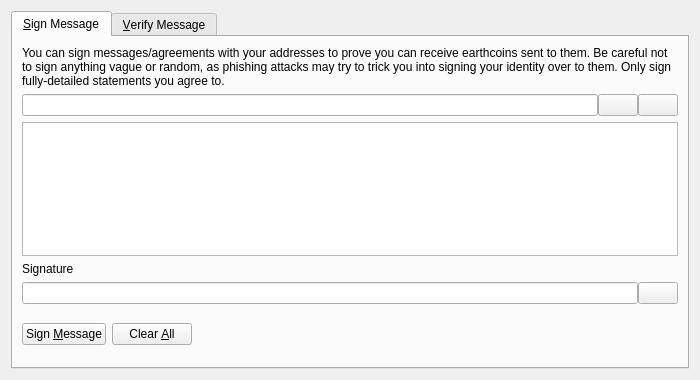
<?xml version="1.0" encoding="UTF-8"?>
<ui version="4.0">
 <class>SignVerifyMessageDialog</class>
 <widget class="QDialog" name="SignVerifyMessageDialog">
  <property name="geometry">
   <rect>
    <x>0</x>
    <y>0</y>
    <width>700</width>
    <height>380</height>
   </rect>
  </property>
  <property name="windowTitle">
   <string>Signatures - Sign / Verify a Message</string>
  </property>
  <property name="modal">
   <bool>true</bool>
  </property>
  <layout class="QVBoxLayout" name="verticalLayout">
   <item>
    <widget class="QTabWidget" name="tabWidget">
     <property name="currentIndex">
      <number>0</number>
     </property>
     <widget class="QWidget" name="tabSignMessage">
      <attribute name="title">
       <string>&amp;Sign Message</string>
      </attribute>
      <layout class="QVBoxLayout" name="verticalLayout_SM">
       <item>
        <widget class="QLabel" name="infoLabel_SM">
         <property name="text">
          <string>You can sign messages/agreements with your addresses to prove you can receive earthcoins sent to them. Be careful not to sign anything vague or random, as phishing attacks may try to trick you into signing your identity over to them. Only sign fully-detailed statements you agree to.</string>
         </property>
         <property name="textFormat">
          <enum>Qt::PlainText</enum>
         </property>
         <property name="wordWrap">
          <bool>true</bool>
         </property>
        </widget>
       </item>
       <item>
        <layout class="QHBoxLayout" name="horizontalLayout_1_SM">
         <property name="spacing">
          <number>0</number>
         </property>
         <item>
          <widget class="QValidatedLineEdit" name="addressIn_SM">
           <property name="toolTip">
            <string>The Earthcoin address to sign the message with</string>
           </property>
          </widget>
         </item>
         <item>
          <widget class="QPushButton" name="addressBookButton_SM">
           <property name="toolTip">
            <string>Choose previously used address</string>
           </property>
           <property name="text">
            <string/>
           </property>
           <property name="icon">
            <iconset resource="../bitcoin.qrc">
             <normaloff>:/icons/address-book</normaloff>:/icons/address-book</iconset>
           </property>
           <property name="shortcut">
            <string>Alt+A</string>
           </property>
           <property name="autoDefault">
            <bool>false</bool>
           </property>
          </widget>
         </item>
         <item>
          <widget class="QPushButton" name="pasteButton_SM">
           <property name="toolTip">
            <string>Paste address from clipboard</string>
           </property>
           <property name="text">
            <string/>
           </property>
           <property name="icon">
            <iconset resource="../bitcoin.qrc">
             <normaloff>:/icons/editpaste</normaloff>:/icons/editpaste</iconset>
           </property>
           <property name="shortcut">
            <string>Alt+P</string>
           </property>
           <property name="autoDefault">
            <bool>false</bool>
           </property>
          </widget>
         </item>
        </layout>
       </item>
       <item>
        <widget class="QPlainTextEdit" name="messageIn_SM">
         <property name="toolTip">
          <string>Enter the message you want to sign here</string>
         </property>
        </widget>
       </item>
       <item>
        <widget class="QLabel" name="signatureLabel_SM">
         <property name="text">
          <string>Signature</string>
         </property>
         <property name="textFormat">
          <enum>Qt::PlainText</enum>
         </property>
        </widget>
       </item>
       <item>
        <layout class="QHBoxLayout" name="horizontalLayout_2_SM">
         <property name="spacing">
          <number>0</number>
         </property>
         <item>
          <widget class="QLineEdit" name="signatureOut_SM">
           <property name="font">
            <font>
             <italic>true</italic>
            </font>
           </property>
           <property name="readOnly">
            <bool>true</bool>
           </property>
          </widget>
         </item>
         <item>
          <widget class="QPushButton" name="copySignatureButton_SM">
           <property name="toolTip">
            <string>Copy the current signature to the system clipboard</string>
           </property>
           <property name="text">
            <string/>
           </property>
           <property name="icon">
            <iconset resource="../bitcoin.qrc">
             <normaloff>:/icons/editcopy</normaloff>:/icons/editcopy</iconset>
           </property>
           <property name="autoDefault">
            <bool>false</bool>
           </property>
          </widget>
         </item>
        </layout>
       </item>
       <item>
        <layout class="QHBoxLayout" name="horizontalLayout_3_SM">
         <item>
          <widget class="QPushButton" name="signMessageButton_SM">
           <property name="toolTip">
            <string>Sign the message to prove you own this Earthcoin address</string>
           </property>
           <property name="text">
            <string>Sign &amp;Message</string>
           </property>
           <property name="icon">
            <iconset resource="../bitcoin.qrc">
             <normaloff>:/icons/edit</normaloff>:/icons/edit</iconset>
           </property>
           <property name="autoDefault">
            <bool>false</bool>
           </property>
          </widget>
         </item>
         <item>
          <widget class="QPushButton" name="clearButton_SM">
           <property name="toolTip">
            <string>Reset all sign message fields</string>
           </property>
           <property name="text">
            <string>Clear &amp;All</string>
           </property>
           <property name="icon">
            <iconset resource="../bitcoin.qrc">
             <normaloff>:/icons/remove</normaloff>:/icons/remove</iconset>
           </property>
           <property name="autoDefault">
            <bool>false</bool>
           </property>
          </widget>
         </item>
         <item>
          <spacer name="horizontalSpacer_1_SM">
           <property name="orientation">
            <enum>Qt::Horizontal</enum>
           </property>
           <property name="sizeHint" stdset="0">
            <size>
             <width>40</width>
             <height>48</height>
            </size>
           </property>
          </spacer>
         </item>
         <item>
          <widget class="QLabel" name="statusLabel_SM">
           <property name="font">
            <font>
             <weight>75</weight>
             <bold>true</bold>
            </font>
           </property>
           <property name="text">
            <string/>
           </property>
           <property name="wordWrap">
            <bool>true</bool>
           </property>
          </widget>
         </item>
         <item>
          <spacer name="horizontalSpacer_2_SM">
           <property name="orientation">
            <enum>Qt::Horizontal</enum>
           </property>
           <property name="sizeHint" stdset="0">
            <size>
             <width>40</width>
             <height>48</height>
            </size>
           </property>
          </spacer>
         </item>
        </layout>
       </item>
      </layout>
     </widget>
     <widget class="QWidget" name="tabVerifyMessage">
      <attribute name="title">
       <string>&amp;Verify Message</string>
      </attribute>
      <layout class="QVBoxLayout" name="verticalLayout_VM">
       <item>
        <widget class="QLabel" name="infoLabel_VM">
         <property name="text">
          <string>Enter the receiver's address, message (ensure you copy line breaks, spaces, tabs, etc. exactly) and signature below to verify the message. Be careful not to read more into the signature than what is in the signed message itself, to avoid being tricked by a man-in-the-middle attack. Note that this only proves the signing party receives with the address, it cannot prove sendership of any transaction!</string>
         </property>
         <property name="textFormat">
          <enum>Qt::PlainText</enum>
         </property>
         <property name="alignment">
          <set>Qt::AlignLeading|Qt::AlignLeft|Qt::AlignTop</set>
         </property>
         <property name="wordWrap">
          <bool>true</bool>
         </property>
        </widget>
       </item>
       <item>
        <layout class="QHBoxLayout" name="horizontalLayout_1_VM">
         <property name="spacing">
          <number>0</number>
         </property>
         <item>
          <widget class="QValidatedLineEdit" name="addressIn_VM">
           <property name="toolTip">
            <string>The Earthcoin address the message was signed with</string>
           </property>
          </widget>
         </item>
         <item>
          <widget class="QPushButton" name="addressBookButton_VM">
           <property name="toolTip">
            <string>Choose previously used address</string>
           </property>
           <property name="text">
            <string/>
           </property>
           <property name="icon">
            <iconset resource="../bitcoin.qrc">
             <normaloff>:/icons/address-book</normaloff>:/icons/address-book</iconset>
           </property>
           <property name="shortcut">
            <string>Alt+A</string>
           </property>
           <property name="autoDefault">
            <bool>false</bool>
           </property>
          </widget>
         </item>
        </layout>
       </item>
       <item>
        <widget class="QPlainTextEdit" name="messageIn_VM"/>
       </item>
       <item>
        <widget class="QValidatedLineEdit" name="signatureIn_VM"/>
       </item>
       <item>
        <layout class="QHBoxLayout" name="horizontalLayout_2_VM">
         <item>
          <widget class="QPushButton" name="verifyMessageButton_VM">
           <property name="toolTip">
            <string>Verify the message to ensure it was signed with the specified Earthcoin address</string>
           </property>
           <property name="text">
            <string>Verify &amp;Message</string>
           </property>
           <property name="icon">
            <iconset resource="../bitcoin.qrc">
             <normaloff>:/icons/transaction_0</normaloff>:/icons/transaction_0</iconset>
           </property>
           <property name="autoDefault">
            <bool>false</bool>
           </property>
          </widget>
         </item>
         <item>
          <widget class="QPushButton" name="clearButton_VM">
           <property name="toolTip">
            <string>Reset all verify message fields</string>
           </property>
           <property name="text">
            <string>Clear &amp;All</string>
           </property>
           <property name="icon">
            <iconset resource="../bitcoin.qrc">
             <normaloff>:/icons/remove</normaloff>:/icons/remove</iconset>
           </property>
           <property name="autoDefault">
            <bool>false</bool>
           </property>
          </widget>
         </item>
         <item>
          <spacer name="horizontalSpacer_1_VM">
           <property name="orientation">
            <enum>Qt::Horizontal</enum>
           </property>
           <property name="sizeHint" stdset="0">
            <size>
             <width>40</width>
             <height>48</height>
            </size>
           </property>
          </spacer>
         </item>
         <item>
          <widget class="QLabel" name="statusLabel_VM">
           <property name="font">
            <font>
             <weight>75</weight>
             <bold>true</bold>
            </font>
           </property>
           <property name="text">
            <string/>
           </property>
           <property name="wordWrap">
            <bool>true</bool>
           </property>
          </widget>
         </item>
         <item>
          <spacer name="horizontalSpacer_2_VM">
           <property name="orientation">
            <enum>Qt::Horizontal</enum>
           </property>
           <property name="sizeHint" stdset="0">
            <size>
             <width>40</width>
             <height>48</height>
            </size>
           </property>
          </spacer>
         </item>
        </layout>
       </item>
      </layout>
     </widget>
    </widget>
   </item>
  </layout>
 </widget>
 <customwidgets>
  <customwidget>
   <class>QValidatedLineEdit</class>
   <extends>QLineEdit</extends>
   <header>qvalidatedlineedit.h</header>
  </customwidget>
 </customwidgets>
 <resources>
  <include location="../bitcoin.qrc"/>
 </resources>
 <connections/>
</ui>
